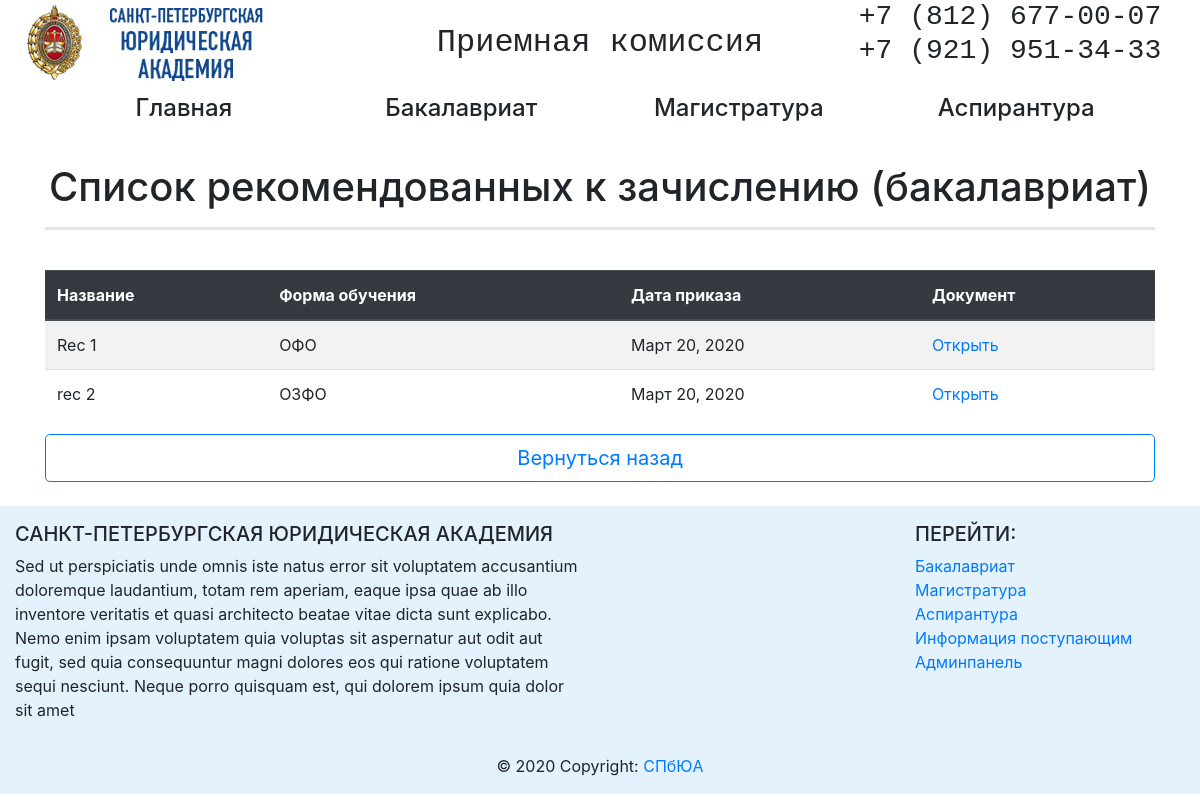
Before: /abitur/bak/rec_list_bak/ with the older database file.
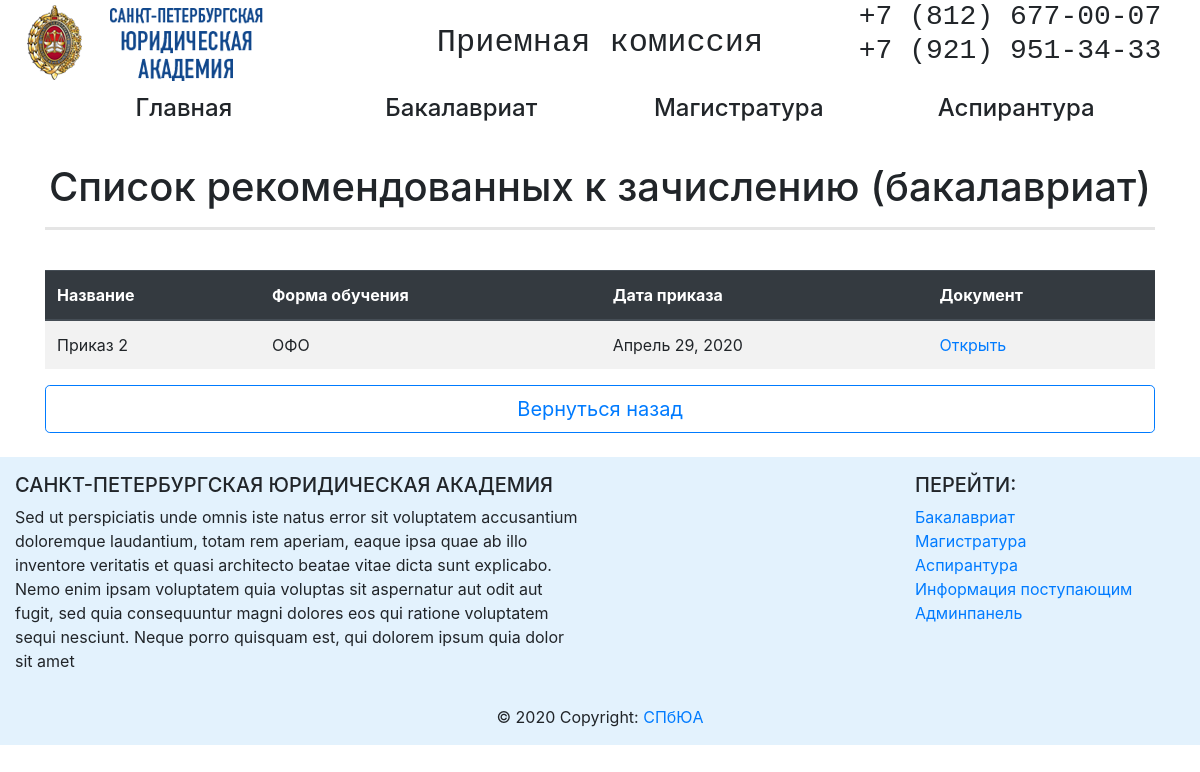
After: the same page with the newer database file.
### abitur/models.py (models this page shows, shortened)
class RecommendedList(models.Model):
    name_rec_list = models.CharField(max_length=256, verbose_name='Название')
    educational_form = models.ForeignKey('EducationalForm', on_delete=models.PROTECT, related_name='linked_rec_list', verbose_name='Форма обучения')
    date_pub = models.DateTimeField(auto_now_add=True)
    date_order = models.DateField(verbose_name='Дата создания приказа')
    file = models.FileField(upload_to='files', verbose_name='Файл')
    class Meta:
        verbose_name = 'Списки рекомендованных к зачислению(бакалавриат)'
        verbose_name_plural = 'Списки рекомендованных к зачислению - БАКАЛАВРИАТ'

class EducationalForm(models.Model):
    name_educational_form = models.CharField(max_length=64)
    def __str__(self):
        return self.name_educational_form

### abitur/views.py (the view)
# urls.py: path('bak/rec_list_bak/', rec_list_bak, name='rec_list_bak_url'),
def rec_list_bak(request):
    educational_form = EducationalForm.objects.all()
    return render(request, 'abitur/bak/rec_list_bak.html', context={'educational_form': educational_form})

### abitur/templates/abitur/bak/rec_list_bak.html (shortened to what this page needs)
{% extends 'abitur/base_abitur.html' %}
{% block content %}
<div class="container">
    <br>
    <h1 align="center">Список рекомендованных к зачислению (бакалавриат)</h1>
    <hr style="border-width: 3px;">
    <br>
    <div class="table-response">
        <table class="table table-border table-hover table-striped">
            <thead class="thead-dark">
            <tr>
                <th>Название</th>
                <th>Форма обучения</th>
                <th>Дата приказа</th>
                <th>Документ</th>
            </tr>
            </thead>
            {%for educational_form in educational_form %}
            {%for list in educational_form.linked_rec_list.all %}
            <tr>
                <td>{{ list.name_rec_list }}</td>
                <td>{{ list.educational_form }}</td>
                <td>{{ list.date_order }}</td>
                <td><a href=" {{list.file.url}} " rel="noopener" target="_blank">Открыть</a></td>
            </tr>
            {% endfor %}
            {% endfor %}
        </table>
    </div>
    <div align="center">
        <button type="button" onclick="history.back();" class="btn btn-lg btn-block btn-outline-primary">Вернуться назад </button>
    </div>
    <br>
</div>
{% endblock %}

Changed rows visible on the page:
removed RecommendedList: name_rec_list "rec 2", educational_form "ОЗФО", date_order "Март 20, 2020"
changed RecommendedList "ОФО": name_rec_list "Rec 1" → "Приказ 2"; date_order "Март 20, 2020" → "Апрель 29, 2020"
